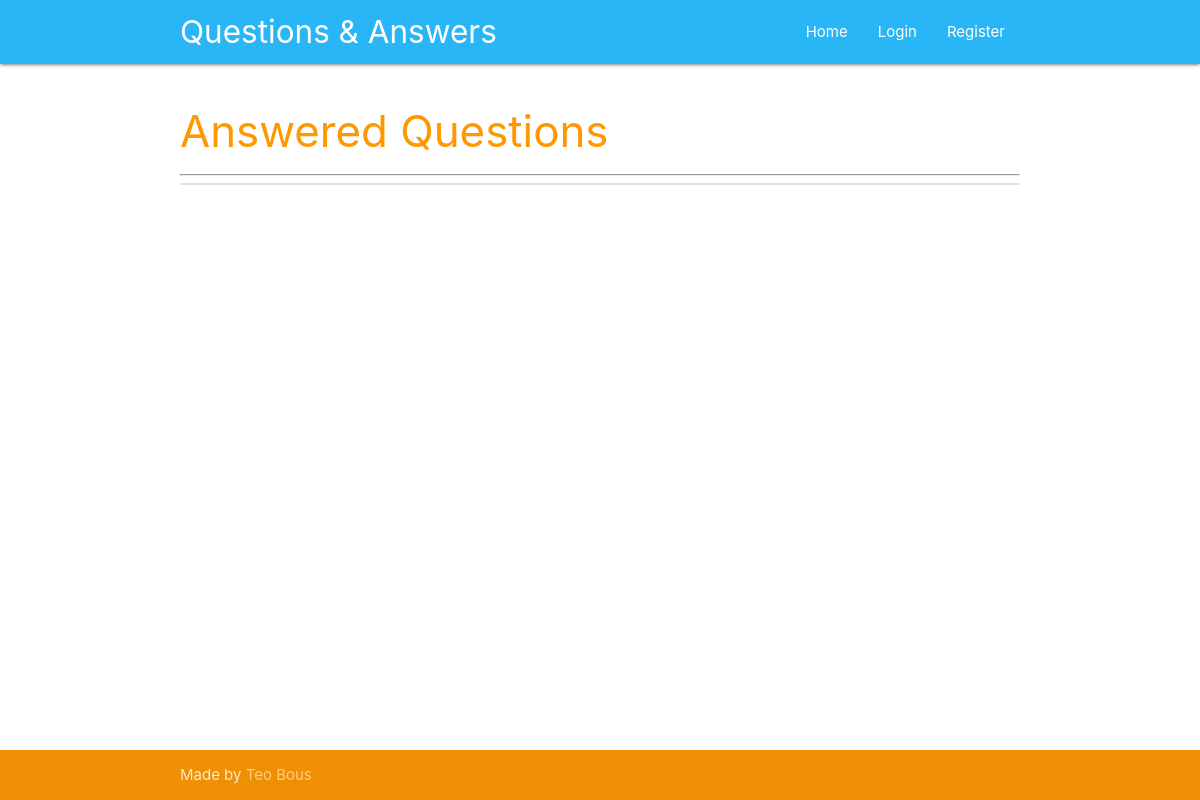
/, run on an earlier commit of the app's database.
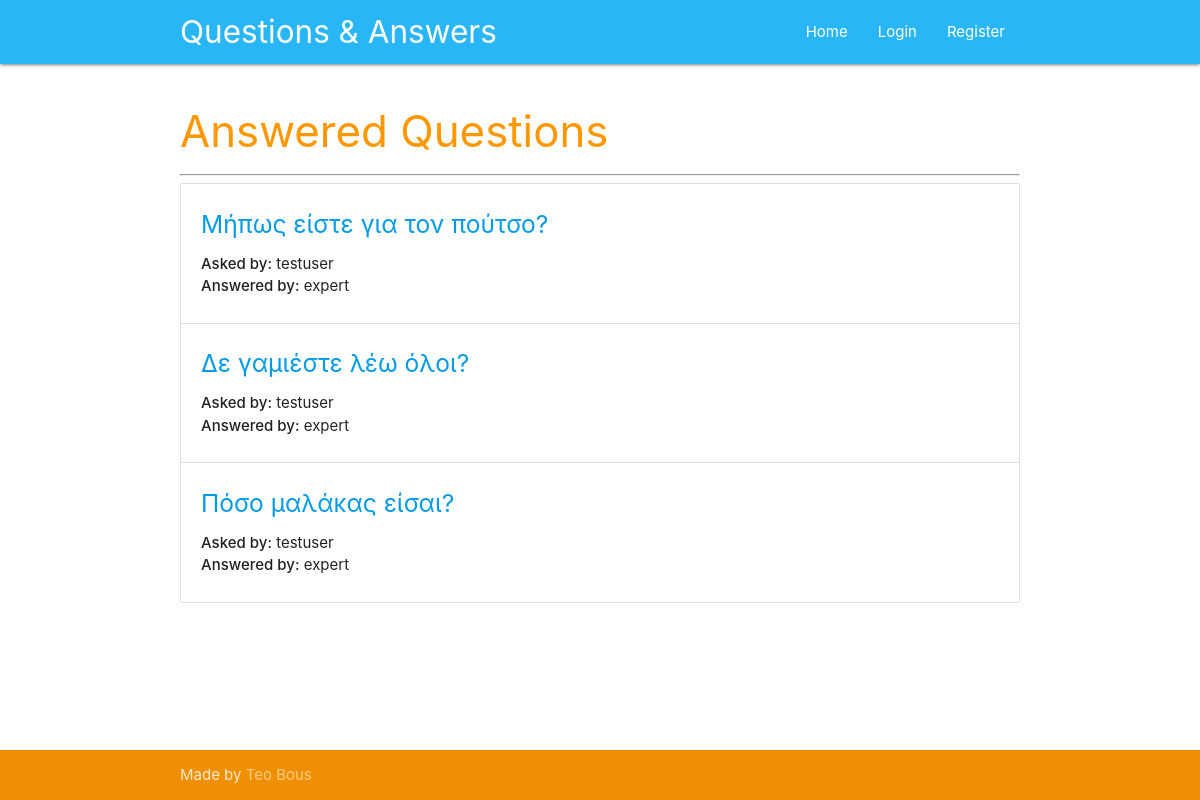
And on a later commit of the database.
### tables this page shows
CREATE TABLE questions (
    id integer primary key autoincrement,
    question_text text not null,
    answer_text text,
    asked_by_id integer not null,
    expert_id integer not null
);

CREATE TABLE users (
    id integer primary key autoincrement,
    name text not null,
    password text not null,
    expert boolean not null,
    admin boolean not null 
);

### app.py (the view)
@app.route('/')
def index():
	user = get_current_user()
	db = get_db()
	query = """
			select questions.id as id, questions.question_text as question_text, askers.name as asker, experts.name as expert
			from questions
			join users as askers on questions.asked_by_id = askers.id
			join users as experts on questions.expert_id = experts.id
			where questions.answer_text is not NULL
			"""
	questions_cur = db.execute(query)
	questions_results = questions_cur.fetchall()
	return render_template('index.html', user=user, questions=questions_results)

### app.py (called while the page is built)
def get_current_user():
	user_result = None
	if 'user' in session:
		user = session['user']
		db = get_db()
		query = 'select id, name, password, expert, admin from users where name = ?'
		user_cur = db.execute(query, [user])
		user_result = user_cur.fetchone()
	return user_result

### database.py (called while the page is built)
def connect_db():
	sql = sqlite3.connect('data.db')
	sql.row_factory = sqlite3.Row
	return sql

def get_db():
	if not hasattr(g, 'sqlite_db'):
		g.sqlite_db = connect_db()
	return g.sqlite_db

### templates/index.html (shortened to what this page needs)
{% extends 'base.html' %}
{% block content %}
    <div class="section">
      <div class="container">
        <h3 class="header orange-text">Answered Questions</h3>
        <hr>
        <ul class="collection">
          {% for question in questions %}
          <li class="collection-item">
            <a href="{{ url_for('question', question_id = question.id) }}"><h5>{{ question.question_text }}</h5></a>
            <p><strong>Asked by:</strong> {{ question.asker }}<br>
            <strong>Answered by:</strong> {{ question.expert}}</p>
          </li>
          {% endfor %}
        </ul>
      </div>
    </div>
{% endblock %}

### templates/base.html (shortened to what this page needs)
<!DOCTYPE html>
<html lang="en">
  <head>
    <link href="{{url_for('static', filename = 'css/materialize.css')}}" type="text/css" rel="stylesheet" media="screen,projection"/>
    <link href="{{url_for('static', filename = 'css/style.css')}}" type="text/css" rel="stylesheet" media="screen,projection"/>
  </head>
  <body>
    <nav class="light-blue lighten-1" role="navigation">
      <div class="nav-wrapper container"><a id="logo-container" href="{{ url_for('index') }}" class="brand-logo">Questions & Answers</a>
      <ul class="right hide-on-med-and-down">
        <li><a href="{{ url_for('index') }}">Home</a></li>
        {% if not user %}
        <li><a href="{{ url_for('login') }}">Login</a></li>
        <li><a href="{{ url_for('register') }}">Register</a></li>
        {% endif %}
      </ul>
    </div>
  </nav>
  <main>
    {% block content %}{% endblock %}
  </main>
  <footer class="page-footer orange">
    <div class="footer-copyright">
      <div class="container">
        Made by <a class="orange-text text-lighten-3" href="https://github.com/tbousiou">Teo Bous</a>
      </div>
    </div>
  </footer>
</body>
</html>

### static/css/style.css (style rules this page uses)
body { display: flex; min-height: 100vh; flex-direction: column; }
main { flex: 1 0 auto; }
.page-footer { padding-top: 0px; }

What changed in the data, as far as the page shows it:
added questions: question_text "Μήπως είστε για τον πούτσο?", asker "testuser", expert "expert"
added questions: question_text "Δε γαμιέστε λέω όλοι?", asker "testuser", expert "expert"
added questions: question_text "Πόσο μαλάκας είσαι?", asker "testuser", expert "expert"
